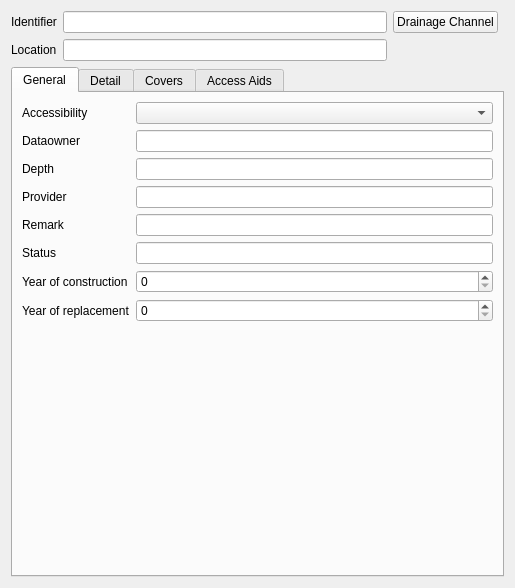
<?xml version="1.0" encoding="UTF-8"?>
<ui version="4.0">
 <class>Form</class>
 <widget class="QWidget" name="Form">
  <property name="geometry">
   <rect>
    <x>0</x>
    <y>0</y>
    <width>515</width>
    <height>588</height>
   </rect>
  </property>
  <property name="windowTitle">
   <string>Form</string>
  </property>
  <layout class="QGridLayout" name="gridLayout">
   <item row="0" column="1">
    <widget class="QLineEdit" name="identifier"/>
   </item>
   <item row="0" column="0">
    <widget class="QLabel" name="label">
     <property name="text">
      <string>Identifier</string>
     </property>
    </widget>
   </item>
   <item row="5" column="0" colspan="4">
    <widget class="QWidget" name="widget" native="true">
     <layout class="QGridLayout" name="gridLayout_2">
      <property name="margin">
       <number>0</number>
      </property>
      <item row="0" column="0">
       <widget class="QTabWidget" name="tabWidget">
        <property name="currentIndex">
         <number>0</number>
        </property>
        <widget class="QWidget" name="tab">
         <attribute name="title">
          <string>General</string>
         </attribute>
         <layout class="QFormLayout" name="formLayout_2">
          <item row="0" column="0">
           <widget class="QLabel" name="label_3">
            <property name="text">
             <string>Accessibility</string>
            </property>
           </widget>
          </item>
          <item row="0" column="1">
           <widget class="QComboBox" name="accessibility"/>
          </item>
          <item row="1" column="0">
           <widget class="QLabel" name="label_20">
            <property name="text">
             <string>Dataowner</string>
            </property>
           </widget>
          </item>
          <item row="1" column="1">
           <widget class="QLineEdit" name="dataowner"/>
          </item>
          <item row="2" column="0">
           <widget class="QLabel" name="label_5">
            <property name="text">
             <string>Depth</string>
            </property>
           </widget>
          </item>
          <item row="2" column="1">
           <widget class="QLineEdit" name="depth"/>
          </item>
          <item row="3" column="0">
           <widget class="QLabel" name="label_21">
            <property name="text">
             <string>Provider</string>
            </property>
           </widget>
          </item>
          <item row="3" column="1">
           <widget class="QLineEdit" name="provider"/>
          </item>
          <item row="4" column="0">
           <widget class="QLabel" name="label_14">
            <property name="text">
             <string>Remark</string>
            </property>
           </widget>
          </item>
          <item row="4" column="1">
           <widget class="QLineEdit" name="remark"/>
          </item>
          <item row="5" column="0">
           <widget class="QLabel" name="label_9">
            <property name="text">
             <string>Status</string>
            </property>
           </widget>
          </item>
          <item row="5" column="1">
           <widget class="QLineEdit" name="status"/>
          </item>
          <item row="6" column="0">
           <widget class="QLabel" name="label_16">
            <property name="text">
             <string>Year of construction</string>
            </property>
           </widget>
          </item>
          <item row="7" column="0">
           <widget class="QLabel" name="label_15">
            <property name="text">
             <string>Year of replacement</string>
            </property>
           </widget>
          </item>
          <item row="6" column="1">
           <widget class="QSpinBox" name="year_of_construction"/>
          </item>
          <item row="7" column="1">
           <widget class="QSpinBox" name="year_of_replacement"/>
          </item>
         </layout>
        </widget>
        <widget class="QWidget" name="tab_2">
         <attribute name="title">
          <string>Detail</string>
         </attribute>
         <layout class="QGridLayout" name="gridLayout_4">
          <item row="0" column="0">
           <widget class="QScrollArea" name="scrollArea">
            <property name="widgetResizable">
             <bool>true</bool>
            </property>
            <widget class="QWidget" name="scrollAreaWidgetContents">
             <property name="geometry">
              <rect>
               <x>0</x>
               <y>0</y>
               <width>689</width>
               <height>624</height>
              </rect>
             </property>
             <layout class="QGridLayout" name="gridLayout_5">
              <item row="0" column="0">
               <widget class="QLabel" name="label_4">
                <property name="text">
                 <string>Contract section</string>
                </property>
               </widget>
              </item>
              <item row="0" column="1">
               <widget class="QLineEdit" name="contract_section"/>
              </item>
              <item row="1" column="0">
               <widget class="QLabel" name="label_6">
                <property name="text">
                 <string>Financing</string>
                </property>
               </widget>
              </item>
              <item row="1" column="1">
               <widget class="QLineEdit" name="financing"/>
              </item>
              <item row="2" column="0">
               <widget class="QLabel" name="label_7">
                <property name="text">
                 <string>Gross costs</string>
                </property>
               </widget>
              </item>
              <item row="2" column="1">
               <widget class="QLineEdit" name="gross_costs"/>
              </item>
              <item row="3" column="0">
               <widget class="QLabel" name="label_19">
                <property name="text">
                 <string>Last modification</string>
                </property>
               </widget>
              </item>
              <item row="3" column="1">
               <widget class="QLineEdit" name="last_modification"/>
              </item>
              <item row="4" column="0">
               <widget class="QLabel" name="label_13">
                <property name="text">
                 <string>Renovation necessity</string>
                </property>
               </widget>
              </item>
              <item row="4" column="1">
               <widget class="QLineEdit" name="renovation_necessity"/>
              </item>
              <item row="5" column="0">
               <widget class="QLabel" name="label_12">
                <property name="text">
                 <string>Replacement value</string>
                </property>
               </widget>
              </item>
              <item row="5" column="1">
               <widget class="QLineEdit" name="replacement_value"/>
              </item>
              <item row="6" column="0">
               <widget class="QLabel" name="label_11">
                <property name="text">
                 <string>Replacement value base year</string>
                </property>
               </widget>
              </item>
              <item row="6" column="1">
               <widget class="QLineEdit" name="replacement_value_base_year"/>
              </item>
              <item row="7" column="0">
               <widget class="QLabel" name="label_10">
                <property name="text">
                 <string>Replacement value construction type</string>
                </property>
               </widget>
              </item>
              <item row="7" column="1">
               <widget class="QLineEdit" name="replacement_value_construction_type"/>
              </item>
              <item row="8" column="0">
               <widget class="QLabel" name="label_18">
                <property name="text">
                 <string>Structure Condition</string>
                </property>
               </widget>
              </item>
              <item row="8" column="1">
               <widget class="QComboBox" name="structure_condition"/>
              </item>
              <item row="9" column="0">
               <widget class="QLabel" name="label_17">
                <property name="text">
                 <string>Subsidies</string>
                </property>
               </widget>
              </item>
              <item row="9" column="1">
               <widget class="QLineEdit" name="lineEdit_7"/>
              </item>
              <item row="10" column="0">
               <widget class="QLabel" name="label_8">
                <property name="text">
                 <string>Inspection interval</string>
                </property>
               </widget>
              </item>
              <item row="10" column="1">
               <widget class="QLineEdit" name="inspection_interval"/>
              </item>
              <item row="11" column="0">
               <widget class="QLabel" name="label_23">
                <property name="text">
                 <string>Dimension 1</string>
                </property>
               </widget>
              </item>
              <item row="11" column="1">
               <widget class="QSpinBox" name="dimension1"/>
              </item>
              <item row="12" column="0">
               <widget class="QLabel" name="label_22">
                <property name="text">
                 <string>Dimension 2</string>
                </property>
               </widget>
              </item>
              <item row="12" column="1">
               <widget class="QSpinBox" name="dimension2"/>
              </item>
              <item row="13" column="0">
               <widget class="QLabel" name="label_24">
                <property name="text">
                 <string>Function</string>
                </property>
               </widget>
              </item>
              <item row="13" column="1">
               <widget class="QComboBox" name="function"/>
              </item>
              <item row="14" column="0">
               <widget class="QLabel" name="label_25">
                <property name="text">
                 <string>Material</string>
                </property>
               </widget>
              </item>
              <item row="14" column="1">
               <widget class="QComboBox" name="material"/>
              </item>
              <item row="15" column="0">
               <widget class="QLabel" name="label_26">
                <property name="text">
                 <string>Surface Inflow</string>
                </property>
               </widget>
              </item>
              <item row="15" column="1">
               <widget class="QSpinBox" name="surface_inflow"/>
              </item>
             </layout>
            </widget>
           </widget>
          </item>
         </layout>
        </widget>
        <widget class="QWidget" name="tab_4">
         <attribute name="title">
          <string>Covers</string>
         </attribute>
         <layout class="QGridLayout" name="gridLayout_3">
          <property name="margin">
           <number>0</number>
          </property>
          <item row="0" column="0">
           <widget class="QgsRelationEditorWidget" name="mRelationEditor_2">
            <property name="qgisRelation">
             <string notr="true">cover-manhole</string>
            </property>
           </widget>
          </item>
         </layout>
        </widget>
        <widget class="QWidget" name="tab_3">
         <attribute name="title">
          <string>Access Aids</string>
         </attribute>
         <layout class="QGridLayout" name="gridLayout_6">
          <property name="margin">
           <number>0</number>
          </property>
          <item row="0" column="0">
           <widget class="QgsRelationEditorWidget" name="mRelationEditor">
            <property name="qgisRelation">
             <string notr="true">access_aid-manhole</string>
            </property>
           </widget>
          </item>
         </layout>
        </widget>
       </widget>
      </item>
     </layout>
    </widget>
   </item>
   <item row="1" column="0">
    <widget class="QLabel" name="label_2">
     <property name="text">
      <string>Location</string>
     </property>
    </widget>
   </item>
   <item row="1" column="1">
    <widget class="QLineEdit" name="location_name"/>
   </item>
   <item row="0" column="2">
    <widget class="QPushButton" name="btn_digitize_drainage_channel">
     <property name="text">
      <string>Drainage Channel</string>
     </property>
    </widget>
   </item>
  </layout>
 </widget>
 <customwidgets>
  <customwidget>
   <class>QgsCollapsibleGroupBox</class>
   <extends>QGroupBox</extends>
   <header>qgscollapsiblegroupbox.h</header>
   <container>1</container>
  </customwidget>
  <customwidget>
   <class>QgsRelationEditorWidget</class>
   <extends>QgsCollapsibleGroupBox</extends>
   <header>qgsrelationeditorwidget.h</header>
  </customwidget>
 </customwidgets>
 <resources/>
 <connections/>
</ui>
